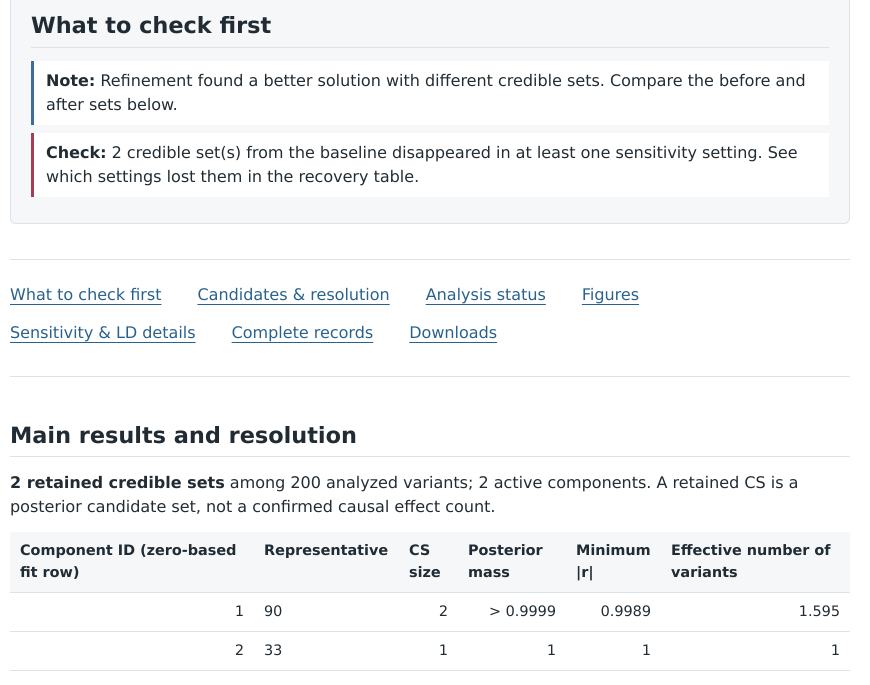
#> input picture 03_results/report_snippets/checks_and_results.png, 1740 x 1370 px (shown at 1/2 size); its folder holds 2 pictures in this run
$ python make_report_figure.py
#> lines starting #> are read from the running program, lines starting #| are printed output that depends on the picture
### 04_figures_tables/_bench_style.py
"""Shared style and drawing helpers for the manuscript benchmark figures."""

from __future__ import annotations

import gzip
import json
import os
import subprocess
from pathlib import Path

PAPER = Path(__file__).resolve().parents[1]
os.environ.setdefault("MPLCONFIGDIR", str(PAPER / ".cache/matplotlib"))

import matplotlib

matplotlib.use("Agg")
import numpy as np
from matplotlib import colors as mcolors
from matplotlib import font_manager, ticker
from matplotlib import patheffects as pe
from matplotlib import pyplot as plt

# Okabe-Ito blue/vermillion; validated (light surface) for CVD and normal-vision separation.
PRUSIE = "#0072B2"
SUSIE = "#D55E00"
COLORS = {"prusie": PRUSIE, "susieR": SUSIE}
DARK = {"prusie": "#004a75", "susieR": "#8f3d00"}
LABELS = {"prusie": "prusie 0.3.0", "susieR": "susieR 0.16.6"}
HIGHLIGHT = "#CC79A7"

INK = "#1f1f1e"
INK2 = "#52514e"
MUTED = "#8a8984"
GRID = "#e6e5e1"
NEUTRAL = INK2

MM = 1.0 / 25.4
DOUBLE_COLUMN_IN = 180.0 * MM
SINGLE_COLUMN_IN = 86.0 * MM
GIB = 2.0**30

RECORDS = PAPER / "03_results/benchmark_records.jsonl.gz"
FIGURES = PAPER / "04_figures_tables/figures"


def _sans_font():
    try:
        path = subprocess.run(
            ["kpsewhich", "texgyreheros-regular.otf"], capture_output=True, text=True, check=False
        ).stdout.strip()
    except OSError:
        path = ""
    if path:
        for face in ("regular", "bold", "italic"):
            candidate = path.replace("regular", face)
            if Path(candidate).exists():
                font_manager.fontManager.addfont(candidate)
        return "TeX Gyre Heros"
    return "DejaVu Sans"


def style(salt="prusie-manuscript"):
    plt.rcParams.update(
        {
            "font.family": _sans_font(),
            "mathtext.fontset": "custom",
            "mathtext.it": "TeX Gyre Heros:italic",
            "mathtext.rm": "TeX Gyre Heros",
            "font.size": 7,
            "axes.labelsize": 7,
            "axes.titlesize": 7.5,
            "axes.titleweight": "bold",
            "axes.titlelocation": "left",
            "axes.titlepad": 5,
            "xtick.labelsize": 6.5,
            "ytick.labelsize": 6.5,
            "legend.fontsize": 7,
            "text.color": INK,
            "axes.labelcolor": INK,
            "axes.edgecolor": INK2,
            "xtick.color": INK2,
            "ytick.color": INK2,
            "xtick.labelcolor": INK,
            "ytick.labelcolor": INK,
            "axes.linewidth": 0.6,
            "axes.spines.top": False,
            "axes.spines.right": False,
            "xtick.major.width": 0.6,
            "ytick.major.width": 0.6,
            "xtick.minor.width": 0.4,
            "ytick.minor.width": 0.4,
            "xtick.major.size": 2.5,
            "ytick.major.size": 2.5,
            "xtick.minor.size": 1.4,
            "ytick.minor.size": 1.4,
            "legend.frameon": False,
            "lines.solid_capstyle": "round",
            "pdf.fonttype": 42,
            "svg.fonttype": "none",
            "svg.hashsalt": salt,
            "figure.facecolor": "white",
            "savefig.facecolor": "white",
        }
    )


def load_records(path=RECORDS):
    with gzip.open(Path(path), "rt") as stream:
        return [json.loads(line) for line in stream]


def primary(records, panel):
    return [r for r in records if r["panel"] == panel and r["kind"] == "primary"]


# [5 lines left out: function plain_log_axis, not called in this run]


def grid(ax, axis="y"):
    ax.grid(axis=axis, which="major", color=GRID, lw=0.5, zorder=0)
    ax.set_axisbelow(True)


# [29 lines left out: functions tint, density_scatter, binned_median, not called in this run]


HALO = [pe.Stroke(linewidth=3.0, foreground="white"), pe.Normal()]


# [31 lines left out: functions median_line, note, not called in this run]


def panel_letter(ax, letter, x=-0.14, y=1.04):
    ax.text(
        x,
        y,
        letter,
        transform=ax.transAxes,
        fontsize=9,
        fontweight="bold",
        va="bottom",
        ha="left",
        color=INK,
    )


def save(fig, output, name, *, png_dpi=300, tight=False):
    output = Path(output)
    output.mkdir(parents=True, exist_ok=True)
    extra = {"bbox_inches": "tight", "pad_inches": 0.02} if tight else {}
    fig.savefig(output / f"{name}.pdf", metadata={"CreationDate": None, "ModDate": None}, dpi=600, **extra)
    fig.savefig(output / f"{name}.svg", metadata={"Date": None}, dpi=600, **extra)
    fig.savefig(output / f"{name}.png", dpi=png_dpi, **extra)
    plt.close(fig)

### 04_figures_tables/make_report_figure.py
"""Supplementary figure: layout of the offline HTML report.

Writes figures/supp_report.{pdf,svg,png}. Panel a is a schematic of the report
sections; panels b and c are screenshots of the report generated by
examples/post_analysis.py (prusie 948fd91) for the susieR FinemappingConvergence
toy example, rendered in headless Chromium at 900 px width and 2x scale. The
crops are stored in data/report_snippets/.
"""

from __future__ import annotations

import os
import sys
from pathlib import Path

PAPER = Path(__file__).resolve().parents[1]
os.environ.setdefault("MPLCONFIGDIR", str(PAPER / ".cache/matplotlib"))
sys.path.insert(0, str(PAPER / "scripts"))

from matplotlib import pyplot as plt
from matplotlib.patches import ConnectionPatch, FancyBboxPatch
from PIL import Image

from _bench_style import DOUBLE_COLUMN_IN, INK, INK2, MM, PRUSIE, panel_letter, save, style

SNIPPETS = PAPER / "03_results/report_snippets"
FIGURES = PAPER / "04_figures_tables/figures"

SECTIONS = (
    ("What to check first",
     "Flags for unconverged IBSS or sensitivity fits,\n"
     "ELBO decreases, refinement that changed credible\n"
     "sets or has a competing solution, credible sets\n"
     "lost under sensitivity settings, flagged LD"),
    ("Main results and resolution",
     "Credible sets with size, posterior mass, LD purity\n"
     "and effective number of variants; top candidates"),
    ("Analysis status",
     "Convergence assessment and IBSS stopping; refinement\n"
     "search with credible sets before and after; sensitivity\n"
     "fit status and credible-set recovery; LD compatibility"),
    ("Figures",
     "Locus overview, convergence and refinement traces,\n"
     "signal resolution, sensitivity, LD diagnostics"),
    ("Sensitivity and LD diagnostics",
     "Cross-setting signal relations and the LD flag rule"),
    ("Complete records and provenance",
     "Checks run, full stopping and refinement records,\n"
     "all components, CS audit and between-CS LD"),
    ("Machine-readable exports",
     "JSON summaries, TSV tables, saved fits, PNG/SVG figures"),
)
LINKS = {0: "b", 1: "b", 3: "c"}


def schematic(ax):
    ax.set_axis_off()
    ax.set_xlim(0, 1)
    ax.set_ylim(0, 1)
    heights = [0.056 + 0.025 * (body.count("\n") + 1) for _, body in SECTIONS]
    gap = 0.025
    pad = (0.995 - sum(heights) - gap * (len(SECTIONS) - 1)) / len(SECTIONS)
    heights = [h + pad for h in heights]
    anchors = {}
    y = 0.995
    for i, ((title, body), h) in enumerate(zip(SECTIONS, heights, strict=True)):
        linked = i in LINKS
        ax.add_patch(FancyBboxPatch(
            (0.01, y - h), 0.98, h, boxstyle="round,pad=0,rounding_size=0.015",
            facecolor="#eef4f9" if linked else "#f5f5f3",
            edgecolor=PRUSIE if linked else "#c9c8c3", lw=0.8 if linked else 0.6,
        ))
        ax.text(0.05, y - 0.013, f"{i + 1}  {title}", fontsize=8, fontweight="bold",
                color=INK, va="top")
        ax.text(0.05, y - 0.047, body, fontsize=7, color=INK2, va="top", linespacing=1.3)
        if linked:
            anchors[i] = (0.99, y - h / 2)
            ax.text(0.955, y - 0.013, LINKS[i], fontsize=8, fontweight="bold", color=PRUSIE,
                    va="top", ha="right")
        y -= h + gap
    return anchors


def snippet(ax, name):
#> called with name = 'checks_and_results.png'
    ax.imshow(Image.open(SNIPPETS / name), interpolation="lanczos")
    ax.set_xticks([])
    ax.set_yticks([])
    for spine in ax.spines.values():
        spine.set_visible(True)
        spine.set_edgecolor("#c9c8c3")
        spine.set_linewidth(0.6)


def main():
    style("prusie-report")
    fig = plt.figure(figsize=(DOUBLE_COLUMN_IN, 178 * MM))
    ax_a = fig.add_axes((0.005, 0.01, 0.43, 0.96))
    ax_b = fig.add_axes((0.47, 0.565, 0.525, 0.405))
    ax_c = fig.add_axes((0.47, 0.01, 0.525, 0.5))
    anchors = schematic(ax_a)
    snippet(ax_b, "checks_and_results.png")
    snippet(ax_c, "locus_overview.png")
#> call 2 of snippet, with name = 'locus_overview.png'
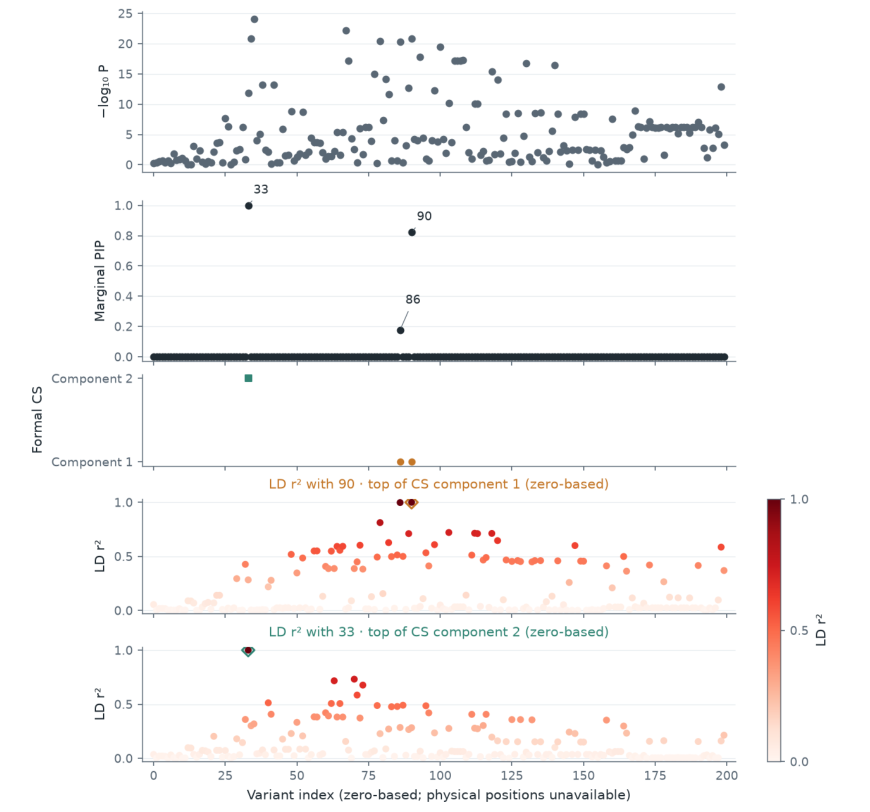
#> input picture 03_results/report_snippets/locus_overview.png, 1740 x 1624 px (shown at 1/2 size)
    for i, target in ((0, ax_b), (3, ax_c)):
        fig.add_artist(ConnectionPatch(
            anchors[i], (0, 0.5), coordsA=ax_a.transData, coordsB=target.transAxes,
            color=PRUSIE, lw=0.7, arrowstyle="-|>", mutation_scale=7,
        ))
    panel_letter(ax_a, "a", x=0.0, y=1.005)
    panel_letter(ax_b, "b", x=-0.035, y=1.005)
    panel_letter(ax_c, "c", x=-0.035, y=1.005)
    save(fig, FIGURES, "supp_report")
#> in save, `fig.savefig(output / f"{name}.pdf", metadata={"CreationDate": None, "M..`:
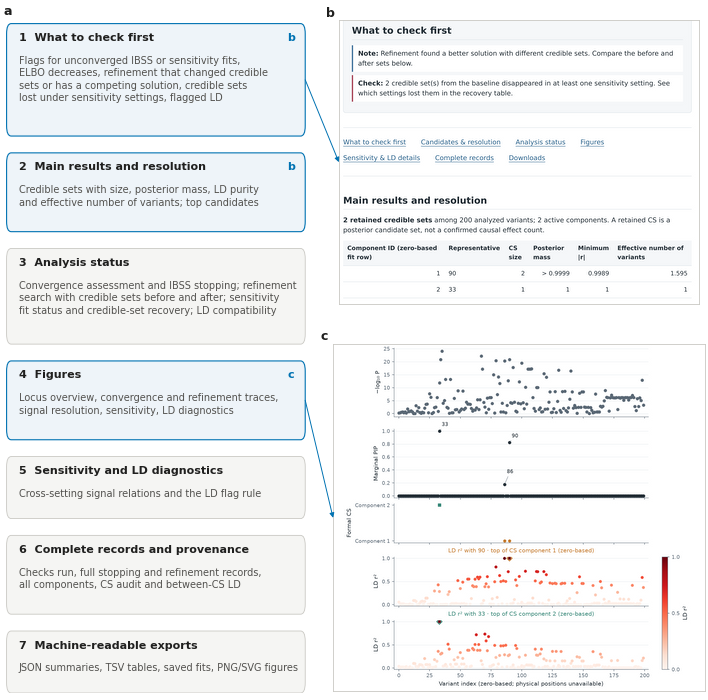
#> figure drawn by matplotlib, 3 panels


if __name__ == "__main__":
    main()
